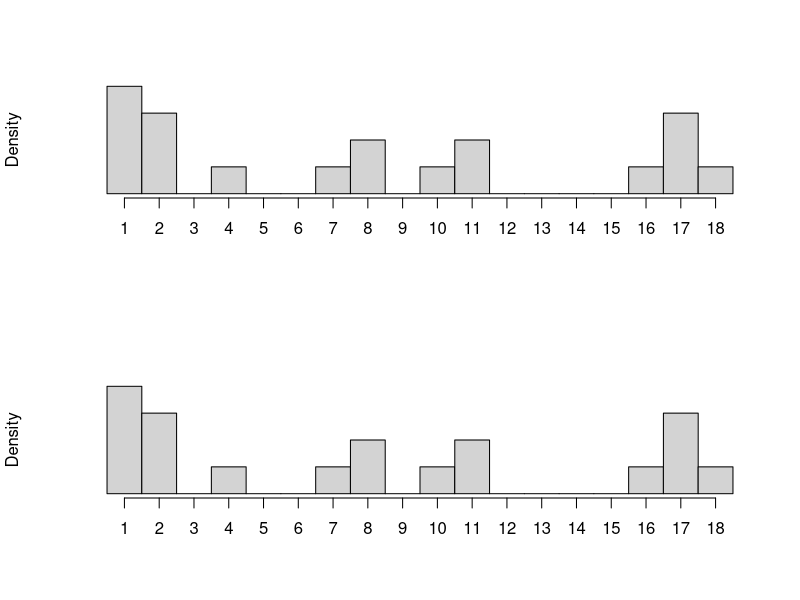
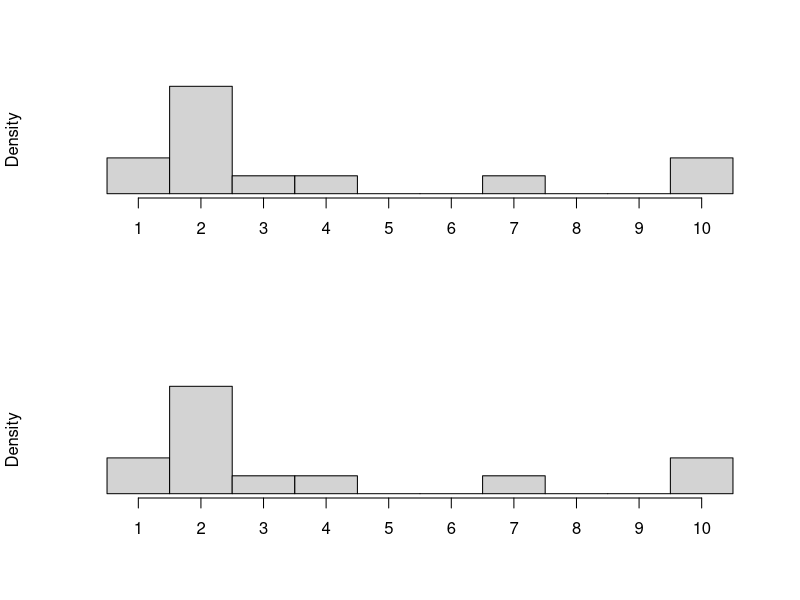
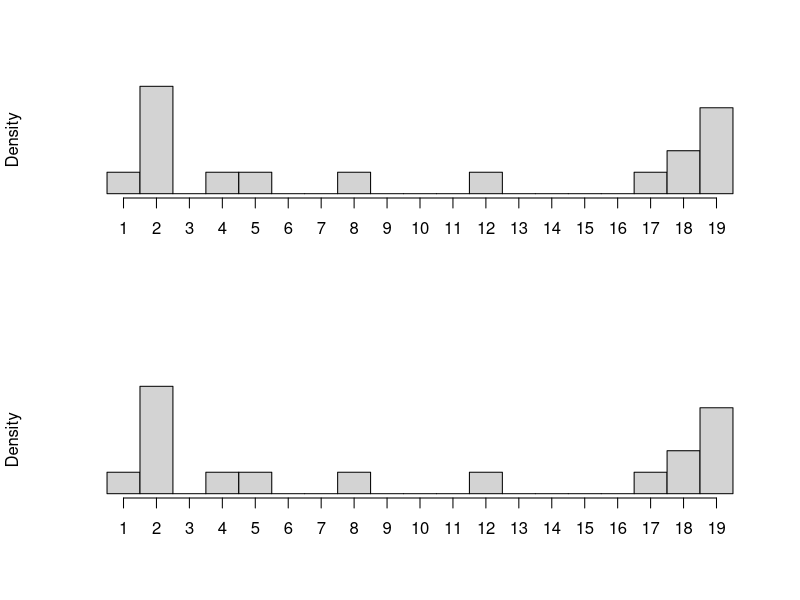
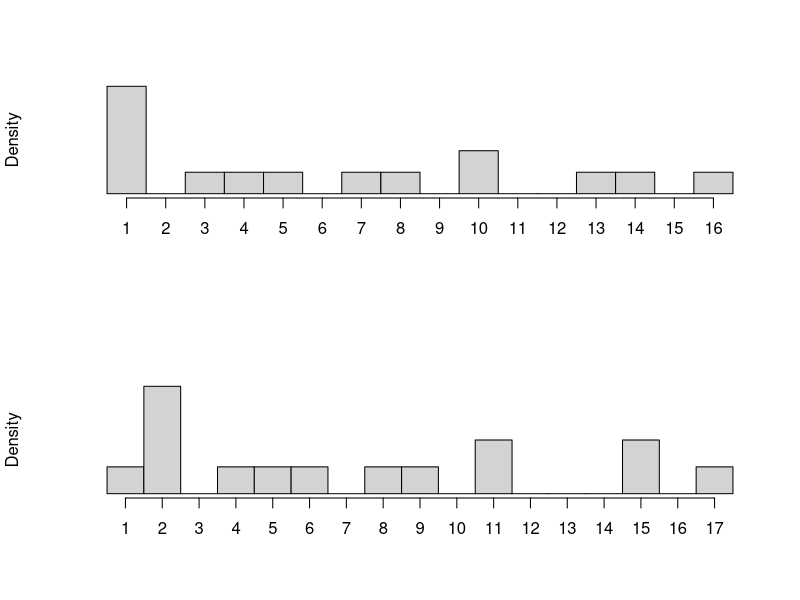
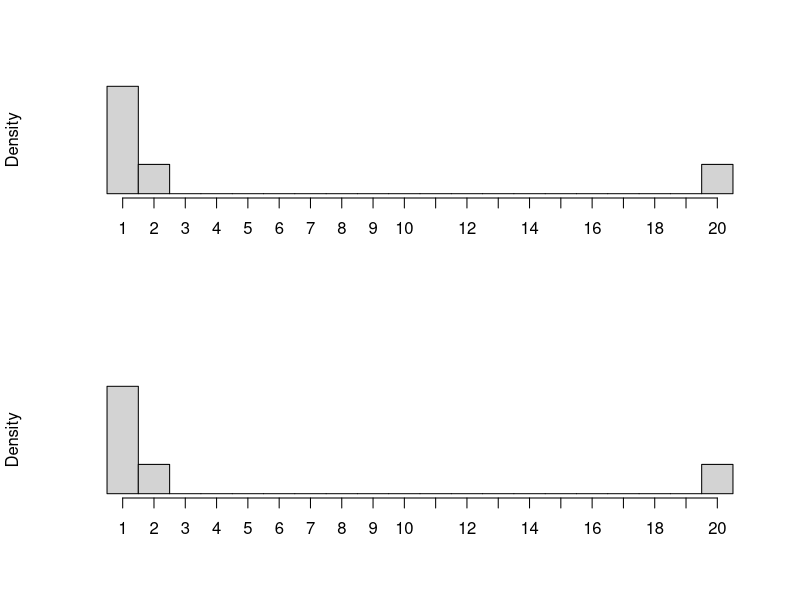

These charts were generated, in order, by the following R code:
plot_vw <- function(vw1)
{
	vw1_mat <- as.matrix(vw1)
	n <- ncol(vw1_mat)
	r <- hist(vw1_mat, breaks=n, axes=FALSE, prob=TRUE, main="", xlab="")
	axis(1, r$mid, as.character(1:length(r$mid)))
}

vw1 <- read.csv("Hitters_vw1.csv", header=FALSE)
vw2 <- read.csv("Hitters_vw2.csv", header=FALSE)

pdf("Hitters_histogram.pdf")
par(mfrow=c(2, 1))
plot_vw(vw1)
plot_vw(vw2)
dev.off()

vw1 <- read.csv("bodyfat_vw1.csv", header=FALSE)
vw2 <- read.csv("bodyfat_vw2.csv", header=FALSE)

pdf("bodyfat_histogram.pdf")
par(mfrow=c(2, 1))
plot_vw(vw1)
plot_vw(vw2)
dev.off()

vw1 <- read.csv("GradRate_vw1.csv", header=FALSE)
vw2 <- read.csv("GradRate_vw2.csv", header=FALSE)

pdf("GradRate_histogram.pdf")
par(mfrow=c(2, 1))
plot_vw(vw1)
plot_vw(vw2)
dev.off()

vw1 <- read.csv("USCrime_vw1.csv", header=FALSE)
vw2 <- read.csv("USCrime_vw2.csv", header=FALSE)

pdf("USCrime_histogram.pdf")
par(mfrow=c(2, 1))
plot_vw(vw1)
plot_vw(vw2)
dev.off()

vw1 <- read.csv("Wage_vw1.csv", header=FALSE)
vw2 <- read.csv("Wage_vw2.csv", header=FALSE)

pdf("Wage_histogram.pdf")
par(mfrow=c(2, 1))
plot_vw(vw1)
plot_vw(vw2)
dev.off()
